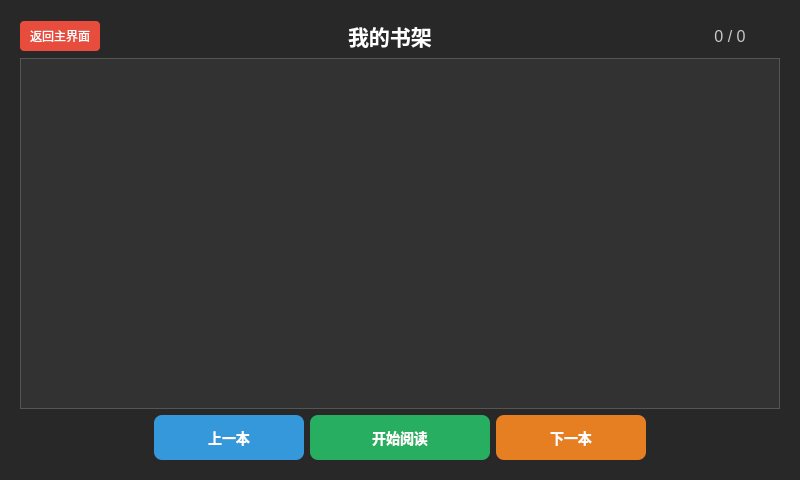
<?xml version="1.0" encoding="UTF-8"?>
<ui version="4.0">
 <class>BookWidget</class>
 <widget class="QWidget" name="BookWidget">
  <property name="geometry">
   <rect>
    <x>0</x>
    <y>0</y>
    <width>800</width>
    <height>480</height>
   </rect>
  </property>
  <property name="windowTitle">
   <string>电子书</string>
  </property>
  <property name="styleSheet">
   <string notr="true">background-color: rgb(40, 40, 40);</string>
  </property>
  <layout class="QVBoxLayout" name="verticalLayout_main">
   <item>
    <widget class="QStackedWidget" name="stackedWidget">
     <property name="currentIndex">
      <number>0</number>
     </property>
     <widget class="QWidget" name="listPage">
      <layout class="QVBoxLayout" name="verticalLayout_list">
       <item>
        <layout class="QHBoxLayout" name="horizontalLayout_top_list">
         <item>
          <widget class="QPushButton" name="returnButton">
           <property name="minimumSize">
            <size>
             <width>80</width>
             <height>30</height>
            </size>
           </property>
           <property name="maximumSize">
            <size>
             <width>80</width>
             <height>30</height>
            </size>
           </property>
           <property name="styleSheet">
            <string notr="true">QPushButton {
    background-color: #e74c3c;
    color: white;
    border: none;
    border-radius: 4px;
    font-size: 12px;
}
QPushButton:hover {
    background-color: #c0392b;
}
QPushButton:pressed {
    background-color: #a93226;
}</string>
           </property>
           <property name="text">
            <string>返回主界面</string>
           </property>
          </widget>
         </item>
         <item>
          <spacer name="horizontalSpacer_top_list">
           <property name="orientation">
            <enum>Qt::Horizontal</enum>
           </property>
           <property name="sizeHint" stdset="0">
            <size>
             <width>40</width>
             <height>20</height>
            </size>
           </property>
          </spacer>
         </item>
         <item>
          <widget class="QLabel" name="label_title_list">
           <property name="font">
            <font>
             <pointsize>16</pointsize>
             <bold>true</bold>
            </font>
           </property>
           <property name="styleSheet">
            <string notr="true">color: rgb(255, 255, 255);</string>
           </property>
           <property name="text">
            <string>我的书架</string>
           </property>
          </widget>
         </item>
         <item>
          <spacer name="horizontalSpacer_top2_list">
           <property name="orientation">
            <enum>Qt::Horizontal</enum>
           </property>
           <property name="sizeHint" stdset="0">
            <size>
             <width>40</width>
             <height>20</height>
            </size>
           </property>
          </spacer>
         </item>
         <item>
          <widget class="QLabel" name="label_book_count">
           <property name="minimumSize">
            <size>
             <width>100</width>
             <height>30</height>
            </size>
           </property>
           <property name="maximumSize">
            <size>
             <width>100</width>
             <height>30</height>
            </size>
           </property>
           <property name="font">
            <font>
             <pointsize>12</pointsize>
            </font>
           </property>
           <property name="styleSheet">
            <string notr="true">color: rgb(200, 200, 200);</string>
           </property>
           <property name="text">
            <string>0 / 0</string>
           </property>
           <property name="alignment">
            <set>Qt::AlignCenter</set>
           </property>
          </widget>
         </item>
        </layout>
       </item>
       <item>
        <widget class="QListWidget" name="listWidget">
         <property name="styleSheet">
          <string notr="true">QListWidget {
    background-color: rgb(50, 50, 50);
    color: white;
    border: 1px solid #555;
    font-size: 14px;
}
QListWidget::item {
    padding: 10px;
    border-bottom: 1px solid #444;
}
QListWidget::item:selected {
    background-color: #3498db;
}
QListWidget::item:hover:!selected {
    background-color: #3a3a3a;
}</string>
         </property>
        </widget>
       </item>
       <item>
        <layout class="QHBoxLayout" name="horizontalLayout_list_buttons">
         <item>
          <spacer name="horizontalSpacer_list_left">
           <property name="orientation">
            <enum>Qt::Horizontal</enum>
           </property>
           <property name="sizeHint" stdset="0">
            <size>
             <width>40</width>
             <height>20</height>
            </size>
           </property>
          </spacer>
         </item>
         <item>
          <widget class="QPushButton" name="prevBookButton">
           <property name="minimumSize">
            <size>
             <width>150</width>
             <height>45</height>
            </size>
           </property>
           <property name="maximumSize">
            <size>
             <width>150</width>
             <height>45</height>
            </size>
           </property>
           <property name="styleSheet">
            <string notr="true">QPushButton {
    background-color: #3498db;
    color: white;
    border: none;
    border-radius: 8px;
    font-size: 14px;
    font-weight: bold;
}
QPushButton:hover {
    background-color: #5dade2;
}
QPushButton:pressed {
    background-color: #2980b9;
}
QPushButton:disabled {
    background-color: #555;
    color: #999;
}</string>
           </property>
           <property name="text">
            <string>上一本</string>
           </property>
          </widget>
         </item>
         <item>
          <widget class="QPushButton" name="startReadButton">
           <property name="minimumSize">
            <size>
             <width>180</width>
             <height>45</height>
            </size>
           </property>
           <property name="maximumSize">
            <size>
             <width>180</width>
             <height>45</height>
            </size>
           </property>
           <property name="styleSheet">
            <string notr="true">QPushButton {
    background-color: #27ae60;
    color: white;
    border: none;
    border-radius: 8px;
    font-size: 14px;
    font-weight: bold;
}
QPushButton:hover {
    background-color: #2ecc71;
}
QPushButton:pressed {
    background-color: #219a52;
}
QPushButton:disabled {
    background-color: #555;
    color: #999;
}</string>
           </property>
           <property name="text">
            <string>开始阅读</string>
           </property>
          </widget>
         </item>
         <item>
          <widget class="QPushButton" name="nextBookButton">
           <property name="minimumSize">
            <size>
             <width>150</width>
             <height>45</height>
            </size>
           </property>
           <property name="maximumSize">
            <size>
             <width>150</width>
             <height>45</height>
            </size>
           </property>
           <property name="styleSheet">
            <string notr="true">QPushButton {
    background-color: #e67e22;
    color: white;
    border: none;
    border-radius: 8px;
    font-size: 14px;
    font-weight: bold;
}
QPushButton:hover {
    background-color: #f39c12;
}
QPushButton:pressed {
    background-color: #d68910;
}
QPushButton:disabled {
    background-color: #555;
    color: #999;
}</string>
           </property>
           <property name="text">
            <string>下一本</string>
           </property>
          </widget>
         </item>
         <item>
          <spacer name="horizontalSpacer_list_right">
           <property name="orientation">
            <enum>Qt::Horizontal</enum>
           </property>
           <property name="sizeHint" stdset="0">
            <size>
             <width>40</width>
             <height>20</height>
            </size>
           </property>
          </spacer>
         </item>
        </layout>
       </item>
      </layout>
     </widget>
     <widget class="QWidget" name="readerPage">
      <layout class="QVBoxLayout" name="verticalLayout_reader">
       <item>
        <layout class="QHBoxLayout" name="horizontalLayout_top_reader">
         <item>
          <widget class="QPushButton" name="returnButton_2">
           <property name="minimumSize">
            <size>
             <width>90</width>
             <height>30</height>
            </size>
           </property>
           <property name="maximumSize">
            <size>
             <width>90</width>
             <height>30</height>
            </size>
           </property>
           <property name="styleSheet">
            <string notr="true">QPushButton {
    background-color: #e74c3c;
    color: white;
    border: none;
    border-radius: 4px;
    font-size: 12px;
}
QPushButton:hover {
    background-color: #c0392b;
}
QPushButton:pressed {
    background-color: #a93226;
}</string>
           </property>
           <property name="text">
            <string>返回主界面</string>
           </property>
          </widget>
         </item>
         <item>
          <widget class="QPushButton" name="returnToListButton">
           <property name="minimumSize">
            <size>
             <width>90</width>
             <height>30</height>
            </size>
           </property>
           <property name="maximumSize">
            <size>
             <width>90</width>
             <height>30</height>
            </size>
           </property>
           <property name="styleSheet">
            <string notr="true">QPushButton {
    background-color: #f39c12;
    color: white;
    border: none;
    border-radius: 4px;
    font-size: 12px;
}
QPushButton:hover {
    background-color: #e67e22;
}
QPushButton:pressed {
    background-color: #d68910;
}</string>
           </property>
           <property name="text">
            <string>返回书架</string>
           </property>
          </widget>
         </item>
         <item>
          <spacer name="horizontalSpacer_top_reader">
           <property name="orientation">
            <enum>Qt::Horizontal</enum>
           </property>
           <property name="sizeHint" stdset="0">
            <size>
             <width>40</width>
             <height>20</height>
            </size>
           </property>
          </spacer>
         </item>
         <item>
          <widget class="QLabel" name="label_page">
           <property name="minimumSize">
            <size>
             <width>100</width>
             <height>30</height>
            </size>
           </property>
           <property name="maximumSize">
            <size>
             <width>100</width>
             <height>30</height>
            </size>
           </property>
           <property name="font">
            <font>
             <pointsize>12</pointsize>
            </font>
           </property>
           <property name="styleSheet">
            <string notr="true">color: rgb(200, 200, 200);</string>
           </property>
           <property name="text">
            <string>0 / 0</string>
           </property>
           <property name="alignment">
            <set>Qt::AlignCenter</set>
           </property>
          </widget>
         </item>
         <item>
          <spacer name="horizontalSpacer_top2_reader">
           <property name="orientation">
            <enum>Qt::Horizontal</enum>
           </property>
           <property name="sizeHint" stdset="0">
            <size>
             <width>40</width>
             <height>20</height>
            </size>
           </property>
          </spacer>
         </item>
         <item>
          <widget class="QPushButton" name="normalModeButton">
           <property name="minimumSize">
            <size>
             <width>90</width>
             <height>28</height>
            </size>
           </property>
           <property name="styleSheet">
            <string notr="true">QPushButton {
    background-color: #95a5a6;
    color: white;
    border: none;
    border-radius: 4px;
    font-size: 11px;
}
QPushButton:hover {
    background-color: #7f8c8d;
}</string>
           </property>
           <property name="text">
            <string>普通模式</string>
           </property>
          </widget>
         </item>
         <item>
          <widget class="QPushButton" name="nightModeButton">
           <property name="minimumSize">
            <size>
             <width>90</width>
             <height>28</height>
            </size>
           </property>
           <property name="styleSheet">
            <string notr="true">QPushButton {
    background-color: #34495e;
    color: white;
    border: none;
    border-radius: 4px;
    font-size: 11px;
}
QPushButton:hover {
    background-color: #2c3e50;
}</string>
           </property>
           <property name="text">
            <string>夜间模式</string>
           </property>
          </widget>
         </item>
         <item>
          <widget class="QPushButton" name="eyeCareModeButton">
           <property name="minimumSize">
            <size>
             <width>90</width>
             <height>28</height>
            </size>
           </property>
           <property name="styleSheet">
            <string notr="true">QPushButton {
    background-color: #27ae60;
    color: white;
    border: none;
    border-radius: 4px;
    font-size: 11px;
}
QPushButton:hover {
    background-color: #2ecc71;
}</string>
           </property>
           <property name="text">
            <string>护眼模式</string>
           </property>
          </widget>
         </item>
        </layout>
       </item>
       <item>
        <widget class="QTextBrowser" name="textBrowser">
         <property name="styleSheet">
          <string notr="true">background-color: #ffffff; color: #000000; font-size: 16px;</string>
         </property>
         <property name="openExternalLinks">
          <bool>false</bool>
         </property>
         <property name="openLinks">
          <bool>false</bool>
         </property>
        </widget>
       </item>
       <item>
        <layout class="QHBoxLayout" name="horizontalLayout_buttons">
         <item>
          <spacer name="horizontalSpacer_left">
           <property name="orientation">
            <enum>Qt::Horizontal</enum>
           </property>
           <property name="sizeHint" stdset="0">
            <size>
             <width>40</width>
             <height>20</height>
            </size>
           </property>
          </spacer>
         </item>
         <item>
          <widget class="QPushButton" name="prevButton">
           <property name="enabled">
            <bool>false</bool>
           </property>
           <property name="minimumSize">
            <size>
             <width>150</width>
             <height>45</height>
            </size>
           </property>
           <property name="maximumSize">
            <size>
             <width>150</width>
             <height>45</height>
            </size>
           </property>
           <property name="styleSheet">
            <string notr="true">QPushButton {
    background-color: #3498db;
    color: white;
    border: none;
    border-radius: 8px;
    font-size: 14px;
    font-weight: bold;
}
QPushButton:hover {
    background-color: #5dade2;
}
QPushButton:pressed {
    background-color: #2980b9;
}
QPushButton:disabled {
    background-color: #555;
    color: #999;
}</string>
           </property>
           <property name="text">
            <string>上一页</string>
           </property>
          </widget>
         </item>
         <item>
          <widget class="QPushButton" name="nextButton">
           <property name="enabled">
            <bool>false</bool>
           </property>
           <property name="minimumSize">
            <size>
             <width>150</width>
             <height>45</height>
            </size>
           </property>
           <property name="maximumSize">
            <size>
             <width>150</width>
             <height>45</height>
            </size>
           </property>
           <property name="styleSheet">
            <string notr="true">QPushButton {
    background-color: #27ae60;
    color: white;
    border: none;
    border-radius: 8px;
    font-size: 14px;
    font-weight: bold;
}
QPushButton:hover {
    background-color: #2ecc71;
}
QPushButton:pressed {
    background-color: #219a52;
}
QPushButton:disabled {
    background-color: #555;
    color: #999;
}</string>
           </property>
           <property name="text">
            <string>下一页</string>
           </property>
          </widget>
         </item>
         <item>
          <spacer name="horizontalSpacer_right">
           <property name="orientation">
            <enum>Qt::Horizontal</enum>
           </property>
           <property name="sizeHint" stdset="0">
            <size>
             <width>40</width>
             <height>20</height>
            </size>
           </property>
          </spacer>
         </item>
        </layout>
       </item>
      </layout>
     </widget>
    </widget>
   </item>
  </layout>
 </widget>
 <resources/>
 <connections>
  <connection>
   <sender>returnButton</sender>
   <signal>clicked()</signal>
   <receiver>BookWidget</receiver>
   <slot>onReturnClicked()</slot>
   <hints>
    <hint type="sourcelabel">
     <x>40</x>
     <y>15</y>
    </hint>
    <hint type="destlabel">
     <x>400</x>
     <y>240</y>
    </hint>
   </hints>
  </connection>
  <connection>
   <sender>returnButton_2</sender>
   <signal>clicked()</signal>
   <receiver>BookWidget</receiver>
   <slot>onReturnClicked()</slot>
   <hints>
    <hint type="sourcelabel">
     <x>40</x>
     <y>15</y>
    </hint>
    <hint type="destlabel">
     <x>400</x>
     <y>240</y>
    </hint>
   </hints>
  </connection>
  <connection>
   <sender>returnToListButton</sender>
   <signal>clicked()</signal>
   <receiver>BookWidget</receiver>
   <slot>onReturnToListClicked()</slot>
   <hints>
    <hint type="sourcelabel">
     <x>135</x>
     <y>15</y>
    </hint>
    <hint type="destlabel">
     <x>400</x>
     <y>240</y>
    </hint>
   </hints>
  </connection>
  <connection>
   <sender>prevButton</sender>
   <signal>clicked()</signal>
   <receiver>BookWidget</receiver>
   <slot>onPrevPageClicked()</slot>
   <hints>
    <hint type="sourcelabel">
     <x>215</x>
     <y>435</y>
    </hint>
    <hint type="destlabel">
     <x>400</x>
     <y>240</y>
    </hint>
   </hints>
  </connection>
  <connection>
   <sender>nextButton</sender>
   <signal>clicked()</signal>
   <receiver>BookWidget</receiver>
   <slot>onNextPageClicked()</slot>
   <hints>
    <hint type="sourcelabel">
     <x>585</x>
     <y>435</y>
    </hint>
    <hint type="destlabel">
     <x>400</x>
     <y>240</y>
    </hint>
   </hints>
  </connection>
  <connection>
   <sender>normalModeButton</sender>
   <signal>clicked()</signal>
   <receiver>BookWidget</receiver>
   <slot>onNormalModeClicked()</slot>
   <hints>
    <hint type="sourcelabel">
     <x>670</x>
     <y>15</y>
    </hint>
    <hint type="destlabel">
     <x>400</x>
     <y>240</y>
    </hint>
   </hints>
  </connection>
  <connection>
   <sender>nightModeButton</sender>
   <signal>clicked()</signal>
   <receiver>BookWidget</receiver>
   <slot>onNightModeClicked()</slot>
   <hints>
    <hint type="sourcelabel">
     <x>760</x>
     <y>15</y>
    </hint>
    <hint type="destlabel">
     <x>400</x>
     <y>240</y>
    </hint>
   </hints>
  </connection>
  <connection>
   <sender>eyeCareModeButton</sender>
   <signal>clicked()</signal>
   <receiver>BookWidget</receiver>
   <slot>onEyeCareModeClicked()</slot>
   <hints>
    <hint type="sourcelabel">
     <x>850</x>
     <y>15</y>
    </hint>
    <hint type="destlabel">
     <x>400</x>
     <y>400</y>
    </hint>
   </hints>
  </connection>
  <connection>
   <sender>prevBookButton</sender>
   <signal>clicked()</signal>
   <receiver>BookWidget</receiver>
   <slot>onPrevBookClicked()</slot>
   <hints>
    <hint type="sourcelabel">
     <x>215</x>
     <y>430</y>
    </hint>
    <hint type="destlabel">
     <x>400</x>
     <y>240</y>
    </hint>
   </hints>
  </connection>
  <connection>
   <sender>nextBookButton</sender>
   <signal>clicked()</signal>
   <receiver>BookWidget</receiver>
   <slot>onNextBookClicked()</slot>
   <hints>
    <hint type="sourcelabel">
     <x>585</x>
     <y>430</y>
    </hint>
    <hint type="destlabel">
     <x>400</x>
     <y>240</y>
    </hint>
   </hints>
  </connection>
  <connection>
   <sender>startReadButton</sender>
   <signal>clicked()</signal>
   <receiver>BookWidget</receiver>
   <slot>onStartReadClicked()</slot>
   <hints>
    <hint type="sourcelabel">
     <x>400</x>
     <y>430</y>
    </hint>
    <hint type="destlabel">
     <x>400</x>
     <y>240</y>
    </hint>
   </hints>
  </connection>
 </connections>
</ui>
